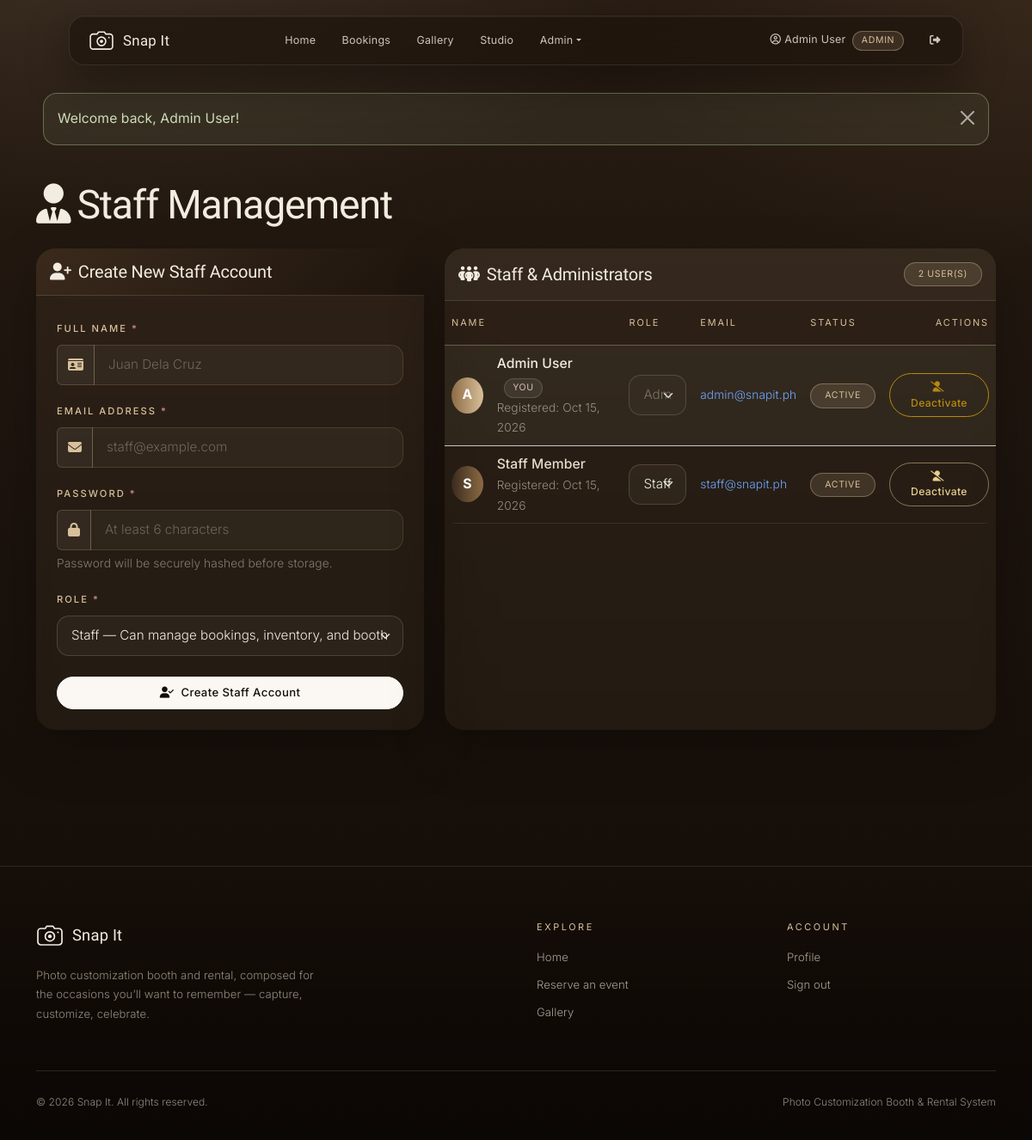
The page /admin/staff.php (signed in) on the database its author committed.
### tables this page shows
CREATE TABLE IF NOT EXISTS users (
    user_id INT PRIMARY KEY AUTO_INCREMENT,
    name VARCHAR(150) NOT NULL,
    email VARCHAR(150) NOT NULL UNIQUE,
    password VARCHAR(255) NOT NULL,
    role ENUM('customer','staff','admin') NOT NULL DEFAULT 'customer',
    status ENUM('active','inactive') NOT NULL DEFAULT 'active',
    avatar VARCHAR(255) NULL,
    created_at DATETIME NOT NULL DEFAULT CURRENT_TIMESTAMP
);

### includes/functions.php (called while the page is built, shortened)
<?php
function e($str) {
    return htmlspecialchars((string)$str, ENT_QUOTES, 'UTF-8');
}
function status_badge_class($status) {
    $map = [
        'pending' => 'bg-warning text-dark',
        'confirmed' => 'bg-info text-dark',
        'paid' => 'bg-success',
        'completed' => 'bg-secondary',
        'cancelled' => 'bg-danger',
        'active' => 'bg-primary',
        'inactive' => 'bg-secondary',
        'printed' => 'bg-success',
        'error' => 'bg-danger',
    ];
    return $map[strtolower($status)] ?? 'bg-secondary';
}
function format_date($dateStr, $withTime = false) {
    $ts = strtotime($dateStr);
    return date('M j, Y', $ts);
}

### admin/staff.php (the view, shortened to what this page needs)
<?php
require_once __DIR__ . '/../includes/functions.php';
require_once __DIR__ . '/../includes/config.php';
$stmt = mysqli_prepare($conn, "
    SELECT user_id, name, email, role, status, created_at
    FROM users
    WHERE role IN ('staff','admin')
    ORDER BY role DESC, created_at ASC
");
mysqli_stmt_execute($stmt);
$staff_list = mysqli_stmt_get_result($stmt);
include __DIR__ . '/../includes/header.php';
include __DIR__ . '/../includes/alert.php';
?>
<section class="container py-4">
    <h1 class="fw-bold mb-4">
        <i class="fa-solid fa-user-tie me-2"></i>Staff Management
    </h1>
    <div class="row g-4 mb-4">
        <div class="col-lg-5">
            <div class="card border-0 shadow-sm h-100">
                <div class="card-header py-3" style="background:linear-gradient(135deg,#3a2a1c,#1d140d);color:#fff;border-radius:16px 16px 0 0">
                    <h5 class="fw-bold mb-0">
                        <i class="fa-solid fa-user-plus me-2"></i>Create New Staff Account
                    </h5>
                </div>
                <div class="card-body p-4">
                    <form method="POST">
                        <div class="mb-3">
                            <label class="form-label fw-semibold">Full Name <span class="text-danger">*</span></label>
                            <div class="input-group">
                                <span class="input-group-text bg-white">
                                    <i class="fa-solid fa-id-card" style="color:var(--snapit-gold)"></i>
                                </span>
                                <input type="text" name="name" class="form-control"
                                    value="<?= e($_POST['name'] ?? '') ?>" required
                                    placeholder="Juan Dela Cruz">
                            </div>
                        </div>
                        <div class="mb-3">
                            <label class="form-label fw-semibold">Email Address <span class="text-danger">*</span></label>
                            <div class="input-group">
                                <span class="input-group-text bg-white">
                                    <i class="fa-solid fa-envelope" style="color:var(--snapit-gold)"></i>
                                </span>
                                <input type="email" name="email" class="form-control"
                                    value="<?= e($_POST['email'] ?? '') ?>" required
                                    placeholder="staff@example.com">
                            </div>
                        </div>
                        <div class="mb-3">
                            <label class="form-label fw-semibold">Password <span class="text-danger">*</span></label>
                            <div class="input-group">
                                <span class="input-group-text bg-white">
                                    <i class="fa-solid fa-lock" style="color:var(--snapit-gold)"></i>
                                </span>
                                <input type="password" name="password" class="form-control"
                                    required minlength="6"
                                    placeholder="At least 6 characters">
                            </div>
                            <div class="form-text">Password will be securely hashed before storage.</div>
                        </div>
                        <div class="mb-4">
                            <label class="form-label fw-semibold">Role <span class="text-danger">*</span></label>
                            <select name="role" class="form-select" required>
                                <option value="staff" <?= ($_POST['role'] ?? 'staff') === 'staff' ? 'selected' : '' ?>>
                                    Staff &mdash; Can manage bookings, inventory, and booth sessions
                                </option>
                            </select>
                        </div>
                        <button type="submit" class="btn btn-snapit w-100 py-2">
                            <i class="fa-solid fa-user-check me-2"></i>Create Staff Account
                        </button>
                    </form>
                </div>
            </div>
        </div>
        <div class="col-lg-7">
            <div class="card border-0 shadow-sm h-100">
                <div class="card-header bg-white py-3 d-flex justify-content-between align-items-center">
                    <h5 class="fw-bold mb-0">
                        <i class="fa-solid fa-people-group me-2"></i>Staff &amp; Administrators
                    </h5>
                    <span class="badge badge-snapit px-3 py-2">
                        <?= e(mysqli_num_rows($staff_list)) ?> user(s)
                    </span>
                </div>
                <div class="card-body p-0">
                    <div class="table-responsive">
                        <table class="table table-hover mb-0 align-middle">
                            <thead>
                                <tr>
                                    <th>Name</th>
                                    <th>Role</th>
                                    <th>Email</th>
                                    <th>Status</th>
                                    <th class="text-end">Actions</th>
                                </tr>
                            </thead>
                            <tbody>
                                <?php if (mysqli_num_rows($staff_list) > 0): ?>
                                    <?php while ($s = mysqli_fetch_assoc($staff_list)):
                                        $is_self = (int)$s['user_id'] === (int)($_SESSION['user_id'] ?? 0);
                                    ?>
                                        <tr class="<?= $is_self ? 'table-light' : '' ?>">
                                            <td>
                                                <div class="d-flex align-items-center">
                                                    <div class="rounded-circle d-flex align-items-center justify-content-center me-3"
                                                         style="width:42px;height:42px;background:linear-gradient(90deg,<?= $s['role'] === 'admin' ? '#8c6b45,#d8c09a' : '#3a2a1c,#8c6b45' ?>);color:#fff;font-weight:700">
                                                        <?= e(strtoupper(substr($s['name'], 0, 1))) ?>
                                                    </div>
                                                    <div>
                                                        <div class="fw-bold">
                                                            <?= e($s['name']) ?>
                                                            <?php if ($is_self): ?>
                                                                <span class="badge bg-secondary ms-2">You</span>
                                                            <?php endif; ?>
                                                        </div>
                                                        <div class="small text-muted">
                                                            Registered: <?= e(format_date($s['created_at'])) ?>
                                                        </div>
                                                    </div>
                                                </div>
                                            </td>
                                            <td>
                                                <form method="POST" class="d-flex align-items-center gap-2">
                                                    <select name="role" class="form-select form-select-sm"
                                                            onchange="this.form.submit()"
                                                            <?= $is_self ? 'disabled' : '' ?>>
                                                        <option value="staff" <?= $s['role'] === 'staff' ? 'selected' : '' ?>>Staff</option>
                                                        <option value="admin" <?= $s['role'] === 'admin' ? 'selected' : '' ?>>Admin</option>
                                                    </select>
                                                </form>
                                            </td>
                                            <td>
                                                <a href="mailto:<?= e($s['email']) ?>" class="text-decoration-none small">
                                                    <?= e($s['email']) ?>
                                                </a>
                                            </td>
                                            <td>
                                                <span class="badge rounded-pill px-3 py-2 <?= e(status_badge_class($s['status'])) ?>">
                                                    <?= e(ucfirst($s['status'])) ?>
                                                </span>
                                            </td>
                                            <td class="text-end">
                                                <form method="POST" class="d-inline"
                                                      onsubmit="return confirm('Toggle staff status for <?= e($s['name']) ?>?');">
                                                    <button type="submit"
                                                        class="btn btn-sm <?= $s['status'] === 'active' ? 'btn-outline-warning' : 'btn-outline-success' ?>"
                                                        <?= $is_self ? 'disabled title="Cannot change your own status"' : '' ?>>
                                                        <i class="fa-solid <?= $s['status'] === 'active' ? 'fa-user-slash' : 'fa-user-check' ?> me-1"></i>
                                                        <?= $s['status'] === 'active' ? 'Deactivate' : 'Activate' ?>
                                                    </button>
                                                </form>
                                            </td>
                                        </tr>
                                    <?php endwhile; ?>
                                <?php endif; ?>
                            </tbody>
                        </table>
                    </div>
                </div>
            </div>
        </div>
    </div>
</section>
<?php include __DIR__ . '/../includes/footer.php'; ?>

### rows shown on the page
users: name "A", name "Admin User", shows "YOU", created_at "Oct 15, 2026", role "Admin", email "admin@snapit.ph", status "ACTIVE", shows "Deactivate"
users: name "S", name "Staff Member", created_at "Oct 15, 2026", role "Staff", email "staff@snapit.ph", status "ACTIVE", shows "Deactivate"

### other values the page prints
$_SESSION['name'] "Admin User"
$_SESSION['role'] "ADMIN"
$flash['message'] "Welcome back, Admin User!"
mysqli_num_rows($staff_list) "2"
